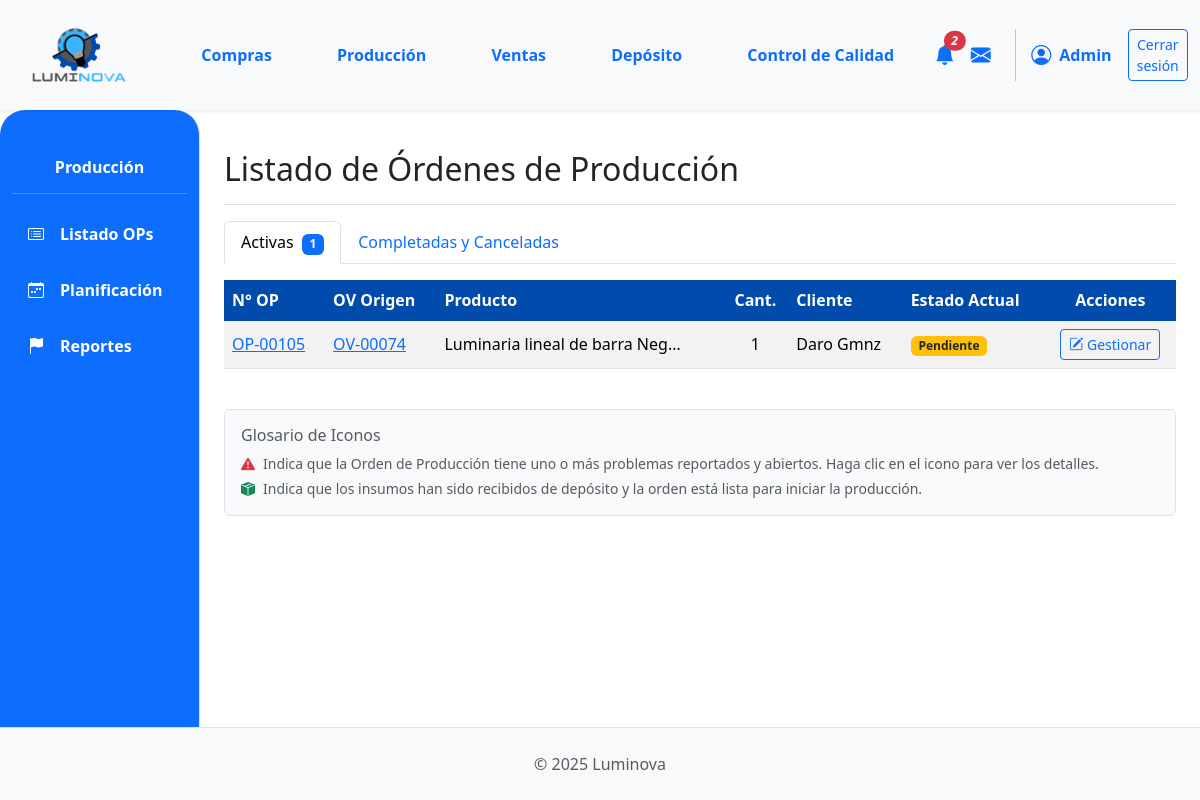
/produccion/produccion/ (signed in), run on the app's committed database.
### App_LUMINOVA/models.py (models this page shows, shortened)
class OrdenProduccion(models.Model):
    numero_op = models.CharField(
        max_length=20, unique=True, verbose_name="N° Orden de Producción"
    )
    orden_venta_origen = models.ForeignKey(
        OrdenVenta,
        on_delete=models.SET_NULL,
        null=True,
        blank=True,
        related_name="ops_generadas",
    )
    producto_a_producir = models.ForeignKey(
        ProductoTerminado, on_delete=models.PROTECT, related_name="ordenes_produccion"
    )
    cantidad_a_producir = models.PositiveIntegerField()
    estado_op = models.ForeignKey(
        EstadoOrden,
        on_delete=models.SET_NULL,
        null=True,
        blank=True,
        related_name="ops_estado",
    )
    fecha_solicitud = models.DateTimeField(default=timezone.now)
    fecha_inicio_real = models.DateTimeField(null=True, blank=True)
    fecha_inicio_planificada = models.DateField(null=True, blank=True)
    fecha_fin_real = models.DateTimeField(null=True, blank=True)
    fecha_fin_planificada = models.DateField(null=True, blank=True)
    sector_asignado_op = models.ForeignKey(
        SectorAsignado,
        on_delete=models.SET_NULL,
        null=True,
        blank=True,
        related_name="ops_sector",
    )
    notas = models.TextField(null=True, blank=True, verbose_name="Notas")
    def get_estado_op_display(self):
        if self.estado_op:
            return self.estado_op.nombre
        return "Sin Estado Asignado"

class OrdenVenta(models.Model):
    ESTADO_CHOICES = [
        ("PENDIENTE", "Pendiente Confirmación"),
        ("CONFIRMADA", "Confirmada (Esperando Producción)"),
        ("INSUMOS_SOLICITADOS", "Insumos Solicitados"),
        ("PRODUCCION_INICIADA", "Producción Iniciada"),
        ("PRODUCCION_CON_PROBLEMAS", "Producción con Problemas"),
        ("LISTA_ENTREGA", "Lista para Entrega"),
        ("COMPLETADA", "Completada/Entregada"),
        ("CANCELADA", "Cancelada"),
    ]
    numero_ov = models.CharField(
        max_length=20, unique=True, verbose_name="N° Orden de Venta"
    )
    cliente = models.ForeignKey(
        Cliente, on_delete=models.PROTECT, related_name="ordenes_venta"
    )
    fecha_creacion = models.DateTimeField(default=timezone.now)
    estado = models.CharField(
        max_length=50, choices=ESTADO_CHOICES, default="PENDIENTE"
    )
    total_ov = models.DecimalField(
        max_digits=12, decimal_places=2, default=0.00, verbose_name="Total OV"
    )
    notas = models.TextField(blank=True, null=True)

class ProductoTerminado(models.Model):
    descripcion = models.CharField(max_length=255)  # Aumentado max_length
    categoria = models.ForeignKey(
        CategoriaProductoTerminado,
        on_delete=models.PROTECT,
        related_name="productos_terminados",
    )
    precio_unitario = models.DecimalField(max_digits=10, decimal_places=2, default=0.00)
    stock = models.IntegerField(default=0)
    modelo = models.CharField(max_length=50, blank=True, null=True)
    potencia = models.IntegerField(blank=True, null=True)
    acabado = models.CharField(max_length=50, blank=True, null=True)
    color_luz = models.CharField(max_length=50, blank=True, null=True)
    material = models.CharField(max_length=50, blank=True, null=True)
    imagen = models.ImageField(null=True, blank=True, upload_to="productos_terminados/")

class Cliente(models.Model):
    nombre = models.CharField(max_length=150, unique=True)
    direccion = models.TextField(blank=True)
    telefono = models.CharField(max_length=25, blank=True)
    email = models.EmailField(unique=True, null=True, blank=True)

class EstadoOrden(models.Model):
    nombre = models.CharField(max_length=50, unique=True)

### App_LUMINOVA/views.py (the view)
# urls.py: path("produccion/", produccion_lista_op_view, name="produccion_principal"),
@login_required
def produccion_lista_op_view(request):
    ESTADOS_FINALIZADOS = ["Completada", "Cancelada"]
    base_query = OrdenProduccion.objects.select_related(
        "producto_a_producir__categoria",
        "orden_venta_origen__cliente",
        "estado_op",
        "sector_asignado_op",
    ).prefetch_related(
        Prefetch(
            "reportes_incidencia",
            queryset=Reportes.objects.filter(resuelto=False).select_related(
                "reportado_por", "sector_reporta"
            ),
            to_attr="reportes_abiertos",  # El resultado se guardará en op.reportes_abiertos
        )
    )
    ops_activas = base_query.exclude(
        estado_op__nombre__in=ESTADOS_FINALIZADOS
    ).order_by("fecha_solicitud")
    ops_finalizadas = base_query.filter(
        estado_op__nombre__in=ESTADOS_FINALIZADOS
    ).order_by("-fecha_solicitud")
    context = {
        "ops_activas_list": ops_activas,
        "ops_finalizadas_list": ops_finalizadas,
        "titulo_seccion": "Listado de Órdenes de Producción",
    }
    return render(request, "produccion/produccion_lista_op.html", context)

### App_LUMINOVA/templates/produccion/produccion_lista_op.html (shortened to what this page needs)
{% extends 'padre.html' %}
{% load static %}
{% load django_bootstrap5 %}
{% block sidebar_content %}
    {% include 'produccion/produccion_sidebar.html' %}
{% endblock %}
{% block content %}
<div class="d-flex justify-content-between flex-wrap flex-md-nowrap align-items-center pt-3 pb-2 mb-3 border-bottom">
    <h1 class="h2">{{ titulo_seccion }}</h1>
</div>
<ul class="nav nav-tabs" id="opTab" role="tablist">
  <li class="nav-item" role="presentation">
    <button class="nav-link active" id="activas-tab" data-bs-toggle="tab" data-bs-target="#activas-tab-pane" type="button" role="tab">
      Activas <span class="badge bg-primary ms-1">{{ ops_activas_list|length }}</span>
    </button>
  </li>
  <li class="nav-item" role="presentation">
    <button class="nav-link" id="finalizadas-tab" data-bs-toggle="tab" data-bs-target="#finalizadas-tab-pane" type="button" role="tab">
      Completadas y Canceladas
    </button>
  </li>
</ul>
<div class="tab-content" id="opTabContent">
  <div class="tab-pane fade show active" id="activas-tab-pane" role="tabpanel">
    <div class="table-responsive mt-3">
        <table class="table table-striped table-hover align-middle">
            <thead class="color-thead">
                <tr>
                    <th style="background-color: #014BAC; color: white;">N° OP</th>
                    <th style="background-color: #014BAC; color: white;">OV Origen</th>
                    <th style="background-color: #014BAC; color: white;">Producto</th>
                    <th class="text-center" style="background-color: #014BAC; color: white;">Cant.</th>
                    <th style="background-color: #014BAC; color: white;">Cliente</th>
                    <th style="background-color: #014BAC; color: white;">Estado Actual</th>
                    <th class="text-center" style="background-color: #014BAC; color: white;">Acciones</th>
                </tr>
            </thead>
            <tbody>
                {% for op in ops_activas_list %}
                <tr class="{% if op.estado_op.nombre|lower == 'insumos recibidos' %}table-info-light{% endif %}">
                    <td><a href="{% url 'App_LUMINOVA:produccion_detalle_op' op.id %}">{{ op.numero_op }}</a></td>
                    <td>{% if op.orden_venta_origen %}<a href="{% url 'App_LUMINOVA:ventas_detalle_ov' op.orden_venta_origen.id %}">{{ op.orden_venta_origen.numero_ov }}</a>{% else %}N/A{% endif %}</td>
                    <td>{{ op.producto_a_producir.descripcion|truncatechars:30 }}</td>
                    <td class="text-center">{{ op.cantidad_a_producir }}</td>
                    <td>{{ op.orden_venta_origen.cliente.nombre|default_if_none:"N/A" }}</td>
                    <td>
                        <span class="badge {% if op.estado_op.nombre|lower == 'pausada' %}bg-dark{% elif op.estado_op.nombre|lower == 'producción con problemas' %}bg-danger{% elif op.estado_op.nombre|lower == 'pendiente' or op.estado_op.nombre|lower == 'planificada' %}bg-warning text-dark{% elif op.estado_op.nombre|lower == 'insumos solicitados' %}bg-info text-dark{% else %}bg-primary{% endif %}">{{ op.get_estado_op_display }}</span>
                    </td>
                    <td class="text-center"><a href="{% url 'App_LUMINOVA:produccion_detalle_op' op.id %}" class="btn btn-sm btn-outline-primary"><i class="bi bi-pencil-square"></i> Gestionar</a></td>
                </tr>
                {% empty %}
                <tr><td colspan="7" class="text-center p-4"><i class="bi bi-check-circle-fill text-success me-2"></i>No hay órdenes de producción activas.</td></tr>
                {% endfor %}
            </tbody>
        </table>
    </div>
  </div>
</div>
<div class="mt-4 p-3 bg-light border rounded small text-muted">
    <h6 class="mb-2">Glosario de Iconos</h6>
    <div class="d-flex align-items-center mb-1">
        <i class="bi bi-exclamation-triangle-fill text-danger me-2"></i>
        <span>Indica que la Orden de Producción tiene uno o más problemas reportados y abiertos. Haga clic en el icono para ver los detalles.</span>
    </div>
    <div class="d-flex align-items-center">
        <i class="bi bi-box-seam-fill text-success me-2"></i>
        <span>Indica que los insumos han sido recibidos de depósito y la orden está lista para iniciar la producción.</span>
    </div>
</div>
{% endblock %}

### App_LUMINOVA/templates/shared/header.html (shortened to what this page needs)
{% load static %}
<header>
    <nav class="navbar navbar-expand-lg navbar-light bg-light shadow-sm p-0">
        <div class="container-fluid d-flex align-items-center">
            <div class="col-md-3 col-lg-1">
                <a class="navbar-brand d-flex align-items-center ms-3" href="{% url 'App_LUMINOVA:dashboard' %}">
                    <img src="{% static 'img/logo.png' %}" alt="Luminova Logo" height="100" width="100" class="d-inline-block align-text-top me-2">
                </a>
            </div>
            <div class="collapse navbar-collapse" id="navbarContent" style="padding-left: 5%;">
                <ul class="navbar-nav mb-2 mb-lg-0 d-flex justify-content-around w-100">
                    <li class="nav-item"><a class="nav-link text-primary fw-bold" href="{% url 'App_LUMINOVA:compras_lista_oc' %} ">Compras</a></li>
                    <li class="nav-item"><a class="nav-link text-primary fw-bold" href="{% url 'App_LUMINOVA:produccion_principal' %}">Producción</a></li>
                    <li class="nav-item"><a class="nav-link text-primary fw-bold" href="{% url 'App_LUMINOVA:ventas_lista_ov' %}">Ventas</a></li>
                    <li class="nav-item"><a class="nav-link text-primary fw-bold" href="{% url 'App_LUMINOVA:deposito_view' %}">Depósito</a></li>
                    <li class="nav-item"><a class="nav-link text-primary fw-bold" href="{% url 'App_LUMINOVA:control_calidad_view' %}">Control de Calidad</a></li>
                </ul>
                <div class="navbar-nav ms-auto d-flex flex-row align-items-center">
                    {% if user.is_authenticated %}
                        <div class="nav-item dropdown">
                            <a class="nav-link px-2" href="#" role="button" data-bs-toggle="dropdown" aria-expanded="false" title="Notificaciones">
                                <i class="bi bi-bell-fill fs-5 position-relative text-primary">
                                    {% if total_notificaciones > 0 %}
                                    <span class="position-absolute top-0 start-100 translate-middle badge rounded-pill bg-danger" style="font-size: 0.6em;">{{ total_notificaciones }}</span>
                                    {% endif %}
                                </i>
                            </a>
                        </div>
                        <div class="nav-item">
                             <a class="nav-link px-2" href="#" title="Mensajes"><i class="bi bi-envelope-fill fs-5 text-primary"></i></a>
                        </div>
                        <div class="nav-item d-flex align-items-center">
                             <i class="bi bi-person-circle fs-5 text-primary"></i>
                             <span class="ms-2 fw-bold text-primary">{{ user.first_name|default:user.username|capfirst }}</span>
                        </div>
                        <div class="nav-item ms-3">
                            <a class="btn btn-outline-primary btn-sm" href="{% url 'App_LUMINOVA:logout' %}">Cerrar sesión</a>
                        </div>
                    {% endif %}
                </div>
            </div>
        </div>
    </nav>
</header>

### App_LUMINOVA/static/css/custom.css (style rules this page uses)
html, body { height: 100%; margin: 0; }
body { display: flex; flex-direction: column; min-height: 100vh; }
.table > thead.color-thead { --bs-table-color: white; background-color: #014BAC !important; color: white !important; border-color: #014BAC !important; }
.table > thead.color-thead > tr > th { color: inherit !important; vertical-align: middle !important; }

### data on the page
OrdenProduccion: numero_op "OP-00105", orden_venta_origen.numero_ov "OV-00074", producto_a_producir.descripcion "Luminaria lineal de barra Neg…", cantidad_a_producir "1", orden_venta_origen.cliente.nombre "Daro Gmnz", estado_op "Pendiente"

### other printed values
{{ total_notificaciones }} "2"
{{ user.first_name|default:user.username|capfirst }} "Admin"
{{ titulo_seccion }} "Listado de Órdenes de Producción"
{{ ops_activas_list|length }} "1"
